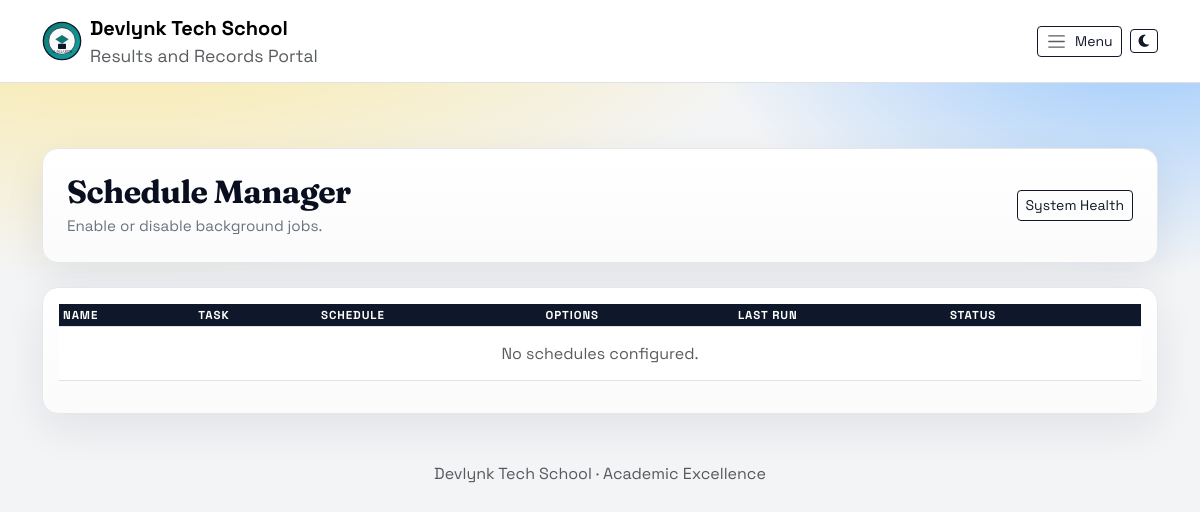
Screenshot of /accounts/schedules/ (signed in) with the database file from the repository.
### accounts/models.py (models this page shows, shortened)
class SchoolBranding(models.Model):
    GRADING_TEMPLATE_CUSTOM = "custom"
    GRADING_TEMPLATE_WAEC = "waec"
    GRADING_TEMPLATE_STRICT = "strict"
    GRADING_TEMPLATE_CHOICES = (
        (GRADING_TEMPLATE_CUSTOM, "Custom"),
        (GRADING_TEMPLATE_WAEC, "WAEC Standard"),
        (GRADING_TEMPLATE_STRICT, "Strict Senior"),
    )
    REPORT_STYLE_CLASSIC = "classic"
    REPORT_STYLE_COMPACT = "compact"
    REPORT_STYLE_CHOICES = (
        (REPORT_STYLE_CLASSIC, "Classic"),
        (REPORT_STYLE_COMPACT, "Compact"),
    )
    PRINT_DENSITY_STANDARD = "standard"
    PRINT_DENSITY_DENSE = "dense"
    PRINT_DENSITY_CHOICES = (
        (PRINT_DENSITY_STANDARD, "Standard"),
        (PRINT_DENSITY_DENSE, "High Density"),
    )
    id = models.AutoField(primary_key=True)
    school_name = models.CharField(max_length=150, default="Al-Waarith Model College")
    school_motto = models.CharField(max_length=200, default="Results and Records Portal")
    school_logo = models.FileField(upload_to="branding/", blank=True, null=True)
    principal_signature_name = models.CharField(max_length=120, default="Principal")
    class_teacher_signature_name = models.CharField(max_length=120, default="Class Teacher")
    principal_signature_file = models.FileField(
        upload_to="branding/signatures/", blank=True, null=True
    )
    class_teacher_signature_file = models.FileField(
        upload_to="branding/signatures/", blank=True, null=True
    )
    grading_template = models.CharField(
        max_length=16, choices=GRADING_TEMPLATE_CHOICES, default=GRADING_TEMPLATE_CUSTOM
    )
    report_template_style = models.CharField(
        max_length=16, choices=REPORT_STYLE_CHOICES, default=REPORT_STYLE_CLASSIC
    )
    report_print_density = models.CharField(
        max_length=16, choices=PRINT_DENSITY_CHOICES, default=PRINT_DENSITY_STANDARD
    )
    result_footer_note = models.CharField(max_length=160, blank=True)
    grade_a_min = models.PositiveSmallIntegerField(default=70)
    grade_b_min = models.PositiveSmallIntegerField(default=60)
    grade_c_min = models.PositiveSmallIntegerField(default=50)
    grade_d_min = models.PositiveSmallIntegerField(default=45)
    pass_mark = models.PositiveSmallIntegerField(default=45)
    promotion_min_attendance_rate = models.FloatField(default=75.0)
    promotion_min_behavior_average = models.FloatField(default=2.5)
    promotion_require_non_cognitive = models.BooleanField(default=True)
    updated_at = models.DateTimeField(auto_now=True)
    class Meta:
        verbose_name = "School Branding"
        verbose_name_plural = "School Branding"
    @classmethod
    def get_solo(cls):
        obj = cls.objects.order_by("id").first()
        if obj:
            return obj
        return cls.objects.create()

### accounts/views.py (the view, shortened to what this page needs)
# urls.py: path("schedules/", schedule_manager, name="schedule_manager"),
@proprietor_required
def schedule_manager(request):
    try:
        from django_celery_beat.models import PeriodicTask
    except Exception:
        messages.error(request, "Celery beat is not installed.")
        return redirect("accounts:proprietor_dashboard")
    from academics.models import AcademicSession, Term
    import json
    tasks = list(
        PeriodicTask.objects.select_related(
            "interval", "crontab", "solar", "clocked"
        ).order_by("name")
    )
    sessions = AcademicSession.objects.all().order_by("-id")
    terms = Term.objects.all().order_by("session_id", "order")
    for task in tasks:
        try:
            task.opts = json.loads(task.kwargs) if task.kwargs else {}
        except Exception:
            task.opts = {}
    return render(
        request,
        "accounts/schedule_manager.html",
        {"tasks": tasks, "sessions": sessions, "terms": terms},
    )

### accounts/capabilities.py (called while the page is built)
def _user_roles(user):
    roles = set()
    if not user or not user.is_authenticated:
        return roles
    if getattr(user, "is_superuser", False):
        roles.add("admin")
    if getattr(user, "is_admin", False):
        roles.add("admin")
    if getattr(user, "is_proprietor", False):
        roles.add("proprietor")
    if getattr(user, "is_teacher", False):
        roles.add("teacher")
    if getattr(user, "is_bursar", False):
        roles.add("bursar")
    if getattr(user, "is_principal", False):
        roles.add("principal")
    user_group_names = set(user.groups.values_list("name", flat=True))
    if "Bursar" in user_group_names:
        roles.add("bursar")
    if "Principal" in user_group_names:
        roles.add("principal")
    return roles

def capabilities_for_user(user):
    roles = _user_roles(user)
    caps = set()
    overrides = get_role_capability_overrides()
    for role in roles:
        caps.update(ROLE_CAPABILITIES.get(role, set()))
        role_overrides = overrides.get(role, {})
        for capability, is_allowed in role_overrides.items():
            if is_allowed:
                caps.add(capability)
            else:
                caps.discard(capability)
    return caps

def has_capability(user, capability):
    if not user or not user.is_authenticated:
        return False
    if getattr(user, "is_superuser", False):
        return True
    return capability in capabilities_for_user(user)

### accounts/permissions.py (called while the page is built)
def is_proprietor(user):
    return has_capability(user, CAP_VIEW_PROPRIETOR_DASHBOARD)

def proprietor_required(view_func):
    @wraps(view_func)
    def _wrapped(request, *args, **kwargs):
        if not request.user.is_authenticated:
            return redirect_to_login(request.get_full_path())
        if is_proprietor(request.user):
            return view_func(request, *args, **kwargs)
        messages.error(request, "You are not authorized to access this area.")
        return redirect(default_dashboard_url(request.user))
    return _wrapped

### templates/accounts/schedule_manager.html (shortened to what this page needs)
{% extends "base.html" %}
{% block content %}
<div class="waec-card p-4 mb-4">
  <div class="d-flex justify-content-between align-items-center">
    <div>
      <h2 class="waec-title mb-1">Schedule Manager</h2>
      <div class="waec-subtitle">Enable or disable background jobs.</div>
    </div>
    <a class="btn btn-outline-dark btn-sm" href="{% url 'accounts:system_health' %}">System Health</a>
  </div>
</div>
<div class="waec-card p-3">
  <div class="table-responsive">
    <table class="table table-sm waec-table align-middle">
      <thead>
        <tr>
          <th>Name</th>
          <th>Task</th>
          <th>Schedule</th>
          <th>Options</th>
          <th>Last Run</th>
          <th>Status</th>
          <th></th>
        </tr>
      </thead>
      <tbody>
        {% for task in tasks %}
        <tr>
          <td>{{ task.name }}</td>
          <td class="text-muted">{{ task.task }}</td>
          <td>
            {% if task.interval %}Every {{ task.interval.every }} {{ task.interval.period }}{% endif %}
            {% if task.crontab %}Cron: {{ task.crontab }}{% endif %}
            {% if task.solar %}Solar: {{ task.solar }}{% endif %}
            {% if task.clocked %}Clocked: {{ task.clocked.clocked_time }}{% endif %}
          </td>
          <td>
            {% if task.task == "results.tasks.send_release_reminders_task" or task.task == "billing.tasks.send_weekly_finance_summary_task" %}
              {% with opts=task.opts %}
              <form method="post" class="d-flex flex-column gap-2">
                {% csrf_token %}
                <input type="hidden" name="task_id" value="{{ task.id }}">
                <input type="hidden" name="action" value="save_options">
                <select name="session_id" class="form-select form-select-sm">
                  <option value="">All Sessions</option>
                  {% for s in sessions %}
                    <option value="{{ s.id }}" {% if opts.session_id == s.id %}selected{% endif %}>{{ s }}</option>
                  {% endfor %}
                </select>
                <select name="term_id" class="form-select form-select-sm">
                  <option value="">All Terms</option>
                  {% for t in terms %}
                    <option value="{{ t.id }}" {% if opts.term_id == t.id %}selected{% endif %}>{{ t }}</option>
                  {% endfor %}
                </select>
                {% if task.task == "billing.tasks.send_weekly_finance_summary_task" %}
                <div class="form-check">
                  <input class="form-check-input" type="checkbox" name="include_per_class" id="include_per_class_{{ task.id }}" {% if opts.include_per_class %}checked{% endif %}>
                  <label class="form-check-label small" for="include_per_class_{{ task.id }}">Include per-class breakdown</label>
                </div>
                {% endif %}
                <button class="btn btn-sm btn-outline-dark" type="submit">Save Options</button>
              </form>
              {% endwith %}
            {% else %}
              <span class="text-muted small">-</span>
            {% endif %}
          </td>
          <td>{{ task.last_run_at|default:"-" }}</td>
          <td>
            {% if task.enabled %}
              <span class="badge bg-success">Enabled</span>
            {% else %}
              <span class="badge bg-secondary">Disabled</span>
            {% endif %}
          </td>
          <td class="text-end">
            <form method="post" class="d-inline">
              {% csrf_token %}
              <input type="hidden" name="task_id" value="{{ task.id }}">
              <input type="hidden" name="action" value="toggle">
              <button class="btn btn-sm btn-outline-dark" type="submit">
                {% if task.enabled %}Disable{% else %}Enable{% endif %}
              </button>
            </form>
            <form method="post" class="d-inline ms-1">
              {% csrf_token %}
              <input type="hidden" name="task_id" value="{{ task.id }}">
              <input type="hidden" name="action" value="run_now">
              {% if task.task == "results.tasks.send_release_reminders_task" or task.task == "billing.tasks.send_weekly_finance_summary_task" %}
              <div class="form-check form-check-inline small me-1">
                <input class="form-check-input" type="checkbox" name="send_to_me" id="send_to_me_{{ task.id }}" checked>
                <label class="form-check-label" for="send_to_me_{{ task.id }}">Send to me only</label>
              </div>
              {% endif %}
              <button class="btn btn-sm btn-dark" type="submit">Run Now</button>
            </form>
            {% if task.task == "results.tasks.send_release_reminders_task" or task.task == "billing.tasks.send_weekly_finance_summary_task" %}
            <form method="post" class="d-inline ms-1">
              {% csrf_token %}
              <input type="hidden" name="task_id" value="{{ task.id }}">
              <input type="hidden" name="action" value="test_email">
              <button class="btn btn-sm btn-outline-dark" type="submit">Test Email</button>
            </form>
            {% endif %}
          </td>
        </tr>
        {% empty %}
        <tr>
          <td colspan="7" class="text-center text-muted py-3">No schedules configured.</td>
        </tr>
        {% endfor %}
      </tbody>
    </table>
  </div>
</div>
{% endblock %}

### templates/base.html (shortened to what this page needs)
﻿{% load static %}
<!DOCTYPE html>
<html lang="en">
<head>
    <link href="https://cdn.jsdelivr.net/npm/bootstrap@5.3.2/dist/css/bootstrap.min.css" rel="stylesheet">
    <link rel="stylesheet" href="https://cdnjs.cloudflare.com/ajax/libs/font-awesome/6.5.1/css/all.min.css">
    <link href="{% static 'css/app.css' %}" rel="stylesheet">
</head>
<body>
<nav class="navbar navbar-expand-lg navbar-light bg-white border-bottom fixed-top">
  <div class="container">
    <a class="navbar-brand d-flex align-items-center gap-2" href="{% url 'home' %}">
      <img src="{{ school_logo_url }}" alt="School Badge" width="40" height="40">
      <div>
        <div class="fw-bold">{{ school_name_display }}</div>
        <div class="text-muted small">{{ school_motto_display }}</div>
      </div>
    </a>
    <div class="d-flex align-items-center gap-2 ms-auto">
      <button class="btn btn-outline-dark btn-sm d-inline-flex align-items-center gap-2" type="button" data-bs-toggle="offcanvas" data-bs-target="#sideNav" aria-controls="sideNav">
        <span class="navbar-toggler-icon"></span>
        <span class="d-none d-md-inline">Menu</span>
      </button>
      <button class="btn btn-outline-dark btn-sm d-inline-flex align-items-center gap-2" type="button" id="themeToggle" aria-label="Toggle theme">
        <i class="fa-solid fa-moon" id="themeToggleIcon"></i>
      </button>
    </div>
  </div>
</nav>
<main class="container py-4 page-content">
    {% block content %}{% endblock %}
</main>
<footer class="text-center text-muted py-4">
    {{ school_name_display }} · Academic Excellence
</footer>
</body>
</html>

### static/css/app.css (style rules this page uses)
:root { --waec-ink: #0a0f1f; --waec-ink-soft: #1f2937; --waec-muted: #6b7280; --waec-bg: #f3f4f6; --waec-accent: #f59e0b; --waec-accent-2: #2563eb; --waec-border: #e5e7eb; --waec-card: #ffffff; --waec-glow: rgba(245, 158, 11, 0.2); }
body { font-family: "Space Grotesk", system-ui, -apple-system, "Segoe UI", sans-serif; background: radial-gradient(1200px 600px at 10% -10%, #fde68a 0%, transparent 60%), radial-gradient(800px 500px at 95% 0%, #93c5fd 0%, transparent 55%), var(--waec-bg); color: var(--waec-ink); min-height: 100vh; padding-top: 90px; }
.waec-card { background: linear-gradient(180deg, #ffffff 0%, #fbfbfb 100%); border: 1px solid var(--waec-border); border-radius: 16px; box-shadow: 0 14px 40px rgba(15, 23, 42, 0.08); }
.waec-title { font-family: "Fraunces", "Times New Roman", serif; font-weight: 700; color: var(--waec-ink); letter-spacing: -0.02em; }
.waec-subtitle { color: var(--waec-muted); font-size: 0.95rem; }
.waec-table thead th { background: #0f172a; color: #fff; text-transform: uppercase; font-size: 0.72rem; letter-spacing: 0.08em; }
.navbar { backdrop-filter: blur(10px); background: rgba(255, 255, 255, 0.8); border-bottom: 1px solid rgba(229, 231, 235, 0.8); }
.page-content { margin-top: 10px; }
.btn-outline-dark { border-color: #111827; color: #111827; }

### rows the page displays
SchoolBranding: school_name "Devlynk Tech School", school_motto "Results and Records Portal"
